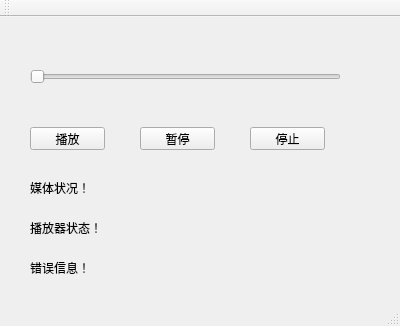
<?xml version="1.0" encoding="UTF-8"?>
<ui version="4.0">
 <class>MainWindow</class>
 <widget class="QMainWindow" name="MainWindow">
  <property name="geometry">
   <rect>
    <x>0</x>
    <y>0</y>
    <width>400</width>
    <height>326</height>
   </rect>
  </property>
  <property name="windowTitle">
   <string>MainWindow</string>
  </property>
  <widget class="QWidget" name="centralWidget">
   <widget class="QPushButton" name="pushButton">
    <property name="geometry">
     <rect>
      <x>30</x>
      <y>110</y>
      <width>75</width>
      <height>23</height>
     </rect>
    </property>
    <property name="text">
     <string>播放</string>
    </property>
   </widget>
   <widget class="QPushButton" name="pushButton_2">
    <property name="geometry">
     <rect>
      <x>140</x>
      <y>110</y>
      <width>75</width>
      <height>23</height>
     </rect>
    </property>
    <property name="text">
     <string>暂停</string>
    </property>
   </widget>
   <widget class="QPushButton" name="pushButton_3">
    <property name="geometry">
     <rect>
      <x>250</x>
      <y>110</y>
      <width>75</width>
      <height>23</height>
     </rect>
    </property>
    <property name="text">
     <string>停止</string>
    </property>
   </widget>
   <widget class="QSlider" name="horizontalSlider">
    <property name="geometry">
     <rect>
      <x>30</x>
      <y>50</y>
      <width>311</width>
      <height>19</height>
     </rect>
    </property>
    <property name="orientation">
     <enum>Qt::Horizontal</enum>
    </property>
   </widget>
   <widget class="QLabel" name="label">
    <property name="geometry">
     <rect>
      <x>30</x>
      <y>150</y>
      <width>291</width>
      <height>41</height>
     </rect>
    </property>
    <property name="text">
     <string>媒体状况！</string>
    </property>
   </widget>
   <widget class="QLabel" name="label_2">
    <property name="geometry">
     <rect>
      <x>30</x>
      <y>190</y>
      <width>291</width>
      <height>41</height>
     </rect>
    </property>
    <property name="text">
     <string>播放器状态！</string>
    </property>
   </widget>
   <widget class="QLabel" name="label_3">
    <property name="geometry">
     <rect>
      <x>30</x>
      <y>240</y>
      <width>311</width>
      <height>21</height>
     </rect>
    </property>
    <property name="text">
     <string>错误信息！</string>
    </property>
   </widget>
  </widget>
  <widget class="QMenuBar" name="menuBar">
   <property name="geometry">
    <rect>
     <x>0</x>
     <y>0</y>
     <width>400</width>
     <height>23</height>
    </rect>
   </property>
  </widget>
  <widget class="QToolBar" name="mainToolBar">
   <attribute name="toolBarArea">
    <enum>TopToolBarArea</enum>
   </attribute>
   <attribute name="toolBarBreak">
    <bool>false</bool>
   </attribute>
  </widget>
  <widget class="QStatusBar" name="statusBar"/>
 </widget>
 <layoutdefault spacing="6" margin="11"/>
 <resources/>
 <connections/>
</ui>
